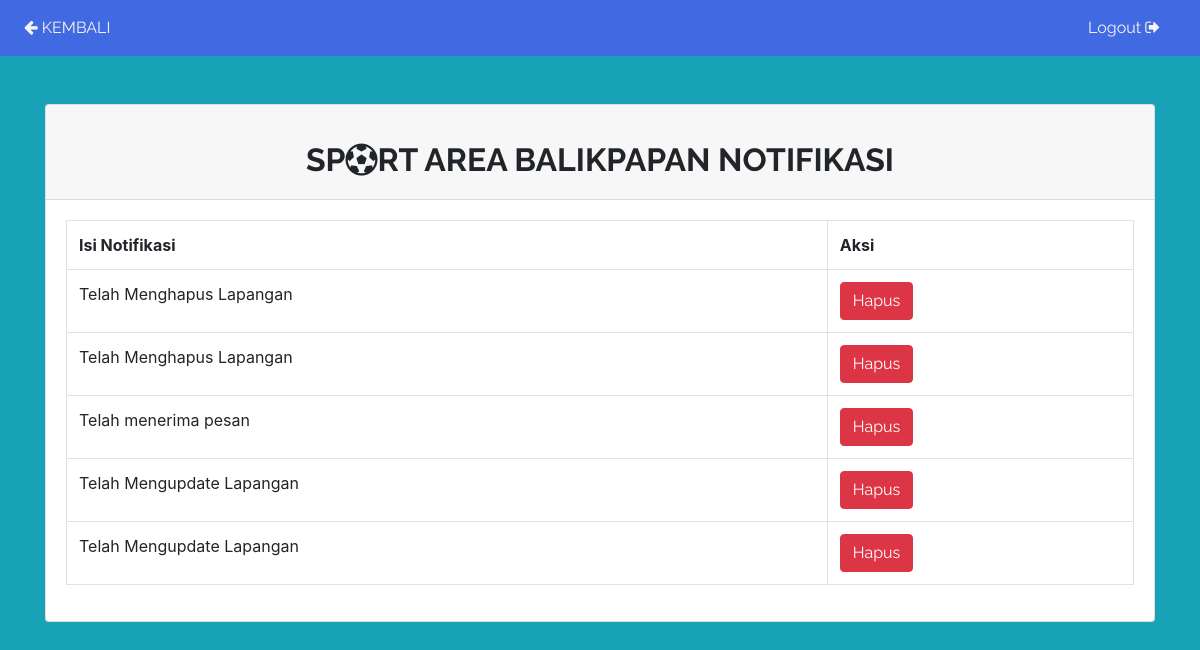
The page /Login/Admin/Informasi_Notifikasi.php (signed in) on the database its author committed.
### tables this page shows
CREATE TABLE `notifikasi` (
  `id_notifikasi` int(120) NOT NULL,
  `Waktu` datetime NOT NULL,
  `isi_notifikasi` varchar(2000) NOT NULL
);

### Login/Admin/Informasi_Notifikasi.php (the view, shortened to what this page needs)
<?php
require '../../Koneksi/db.php';
$sql = 'SELECT * FROM notifikasi';
$statement = $connection->prepare($sql);
$statement->execute();
$notifikasi = $statement->fetchAll(PDO::FETCH_OBJ);
 ?>
<?php require 'header_informasi.php'; ?>
<div class="container">
  <div class="card mt-5">
    <div class="card-header"><br>
      <center><h2><b>SP<i class="fa fa-futbol-o"></i>RT AREA BALIKPAPAN NOTIFIKASI</b></h2></center>
    </div>
    <div class="card-body">
      <table class="table table-bordered">
        <tr>
          <th>Isi Notifikasi</th>
          <th>Aksi</th>
       </tr>
        <?php foreach($notifikasi as $person): ?>
          <tr>
            <td><?= $person->isi_notifikasi; ?></td>
            <td>
              <a onclick="return confirm('Apakah anda yakin ingin menghapus ?')" href="hapus_notifikasi.php?id_notifikasi=<?= $person->id_notifikasi ?>" class='btn btn-danger'>Hapus</a>
            </td>
          </tr>
        <?php endforeach; ?>
      </table>
    </div>
  </div>
</div>
<?php require 'footer.php'; ?>

### css/main.css (style rules this page uses)
html,h1,h2,h3,h4,h5,h6,a { font-family: "Raleway"; }
html body { background: #c2c2a3; }

### rows shown on the page
notifikasi: isi_notifikasi "Telah Menghapus Lapangan"
notifikasi: isi_notifikasi "Telah Menghapus Lapangan"
notifikasi: isi_notifikasi "Telah menerima pesan"
notifikasi: isi_notifikasi "Telah Mengupdate Lapangan"
notifikasi: isi_notifikasi "Telah Mengupdate Lapangan"
